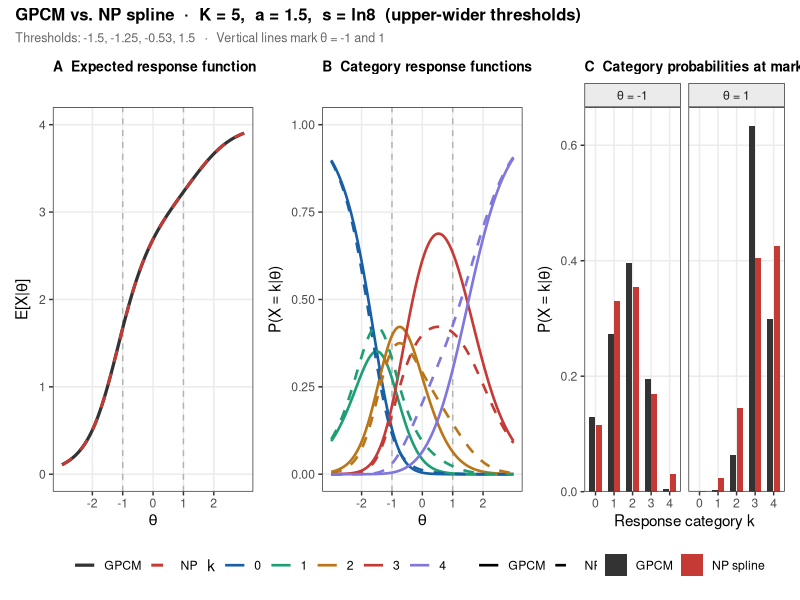

R code for this plot:
library(ggplot2)
library(patchwork)

# ── Parameters ────────────────────────────────────────────────────────────────
K      <- 5L
a      <- 1.5
s      <- log(8)          # upper-wider asymmetry
THETAS <- c(-1, 1)      # two highlighted ability values
theta_grid <- seq(-3, 3, by = 0.05)

COL_GPCM <- "#333333"
COL_NP   <- "#C53A35"
CAT_COLS <- c("#185FA5","#1D9E75","#BA7517","#C53A35","#7F77DD")

# ── Helpers ───────────────────────────────────────────────────────────────────
make_thresholds <- function(K, s) {
  n <- K - 1L; rng <- 3.0
  if (abs(s) < 1e-9 || n <= 2L)
    return(seq(-rng/2, rng/2, length.out = n))
  wi   <- exp(s * seq(0, n-2) / (n - 2))
  gaps <- wi / sum(wi) * rng
  b    <- cumsum(c(-rng/2, gaps[-length(gaps)]))
  c(b, b[n-1] + gaps[n-1])
}

gpcm_pr <- function(theta, a, b) {
  K  <- length(b) + 1L
  ln <- matrix(0, length(theta), K)
  for (k in seq_len(K-1)) ln[, k+1] <- ln[, k] + a*(theta - b[k])
  ln <- ln - apply(ln, 1, max)
  ex <- exp(ln); ex / rowSums(ex)
}

dbinom_mat <- function(p, K)
  outer(p, 0:(K-1), function(pp, k) dbinom(k, K-1, pp))

np_binom_pr <- function(theta, a, b, K) {
  gp   <- gpcm_pr(theta, a, b)
  emn  <- as.numeric(gp %*% 0:(K-1))
  phat <- pmin(pmax(emn / (K-1), 1e-10), 1-1e-10)
  dbinom_mat(phat, K)
}

erf <- function(pr, K) as.numeric(pr %*% 0:(K-1))

# ── Compute grid data ─────────────────────────────────────────────────────────
b  <- make_thresholds(K, s)
gp <- gpcm_pr(theta_grid, a, b)
np <- np_binom_pr(theta_grid, a, b, K)

grid_df <- data.frame(
  th   = theta_grid,
  erfG = erf(gp, K),
  erfN = erf(np, K)
)
for (k in 0:(K-1)) {
  grid_df[[paste0("crfG", k)]] <- gp[, k+1]
  grid_df[[paste0("crfN", k)]] <- np[, k+1]
}

# ── Point data at the two θ values ────────────────────────────────────────────
pt_rows <- lapply(THETAS, function(th) {
  gp_pt <- as.numeric(gpcm_pr(th, a, b))
  np_pt <- as.numeric(np_binom_pr(th, a, b, K))
  data.frame(
    theta = th,
    k     = factor(0:(K-1)),
    prob  = c(gp_pt, np_pt),
    model = rep(c("GPCM", "NP spline"), each = K)
  )
})
pt_df <- do.call(rbind, pt_rows)
pt_df$model <- factor(pt_df$model, levels = c("GPCM", "NP spline"))
pt_df$theta_lab <- factor(
  paste0("θ = ", pt_df$theta),
  levels = paste0("θ = ", THETAS)
)

# ── vline helper ──────────────────────────────────────────────────────────────
vlines <- data.frame(th = THETAS)

# ── Panel A: ERF ──────────────────────────────────────────────────────────────
pA <- ggplot(grid_df, aes(x = th)) +
  geom_vline(data = vlines, aes(xintercept = th),
             linetype = "dashed", colour = "grey70", linewidth = 0.5) +
  geom_line(aes(y = erfG, colour = "GPCM"),    linewidth = 1.1) +
  geom_line(aes(y = erfN, colour = "NP spline"), linewidth = 1.0,
            linetype = "dashed") +
  scale_colour_manual(values = c("GPCM" = COL_GPCM, "NP spline" = COL_NP),
                      name = NULL) +
  scale_x_continuous(breaks = -2:2) +
  scale_y_continuous(limits = c(0, K-1), breaks = 0:(K-1)) +
  labs(x = expression(theta), y = expression(E*"["*X*"|"*theta*"]"),
       title = "A  Expected response function") +
  theme_bw(base_size = 11) +
  theme(legend.position  = "bottom",
        panel.grid.minor = element_blank(),
        plot.title       = element_text(size = 10, face = "bold"))

# ── Panel B: CRF ──────────────────────────────────────────────────────────────
crf_long <- do.call(rbind, lapply(0:(K-1), function(k) {
  rbind(
    data.frame(th = theta_grid, prob = grid_df[[paste0("crfG", k)]],
               k = factor(k), model = "GPCM"),
    data.frame(th = theta_grid, prob = grid_df[[paste0("crfN", k)]],
               k = factor(k), model = "NP spline")
  )
}))
crf_long$model <- factor(crf_long$model, levels = c("GPCM", "NP spline"))

pB <- ggplot(crf_long, aes(x = th, y = prob, colour = k)) +
  geom_vline(data = vlines, aes(xintercept = th),
             linetype = "dashed", colour = "grey70", linewidth = 0.5,
             inherit.aes = FALSE) +
  geom_line(aes(linetype = model), linewidth = 0.9) +
  scale_colour_manual(values = CAT_COLS[seq_len(K)], name = "k") +
  scale_linetype_manual(values = c("GPCM" = "solid", "NP spline" = "dashed"),
                        name = NULL) +
  scale_x_continuous(breaks = -2:2) +
  scale_y_continuous(limits = c(0, 1)) +
  labs(x = expression(theta), y = expression(P*"("*X == k*"|"*theta*")"),
       title = "B  Category response functions") +
  guides(colour   = guide_legend(order = 1, nrow = 1),
         linetype = guide_legend(order = 2)) +
  theme_bw(base_size = 11) +
  theme(legend.position  = "bottom",
        panel.grid.minor = element_blank(),
        plot.title       = element_text(size = 10, face = "bold"))

# ── Panel C: bar chart of P(X=k|θ) at two θ values ───────────────────────────
pC <- ggplot(pt_df, aes(x = k, y = prob, fill = model)) +
  geom_col(position = position_dodge(width = 0.7), width = 0.65) +
  facet_wrap(~ theta_lab, ncol = 2) +
  scale_fill_manual(values = c("GPCM" = COL_GPCM, "NP spline" = COL_NP),
                    name = NULL) +
  scale_y_continuous(limits = c(0, NA), expand = expansion(mult = c(0, 0.05))) +
  labs(x = "Response category k",
       y = expression(P*"("*X == k*"|"*theta*")"),
       title = "C  Category probabilities at marked θ values") +
  theme_bw(base_size = 11) +
  theme(legend.position   = "bottom",
        panel.grid.minor  = element_blank(),
        strip.background  = element_rect(fill = "grey92"),
        plot.title        = element_text(size = 10, face = "bold"))

# ── Assemble ──────────────────────────────────────────────────────────────────
p_final <- (pA | pB | pC) +
  plot_annotation(
    title    = paste0("GPCM vs. NP spline  ·  K = ", K,
                      ",  a = ", a, ",  s = ln8  (upper-wider thresholds)"),
    subtitle = paste0("Thresholds: ", paste(round(b, 2), collapse = ", "),
                      "   ·   Vertical lines mark θ = ",
                      paste(THETAS, collapse = " and ")),
    theme = theme(plot.title    = element_text(size = 12, face = "bold"),
                  plot.subtitle = element_text(size = 9, colour = "grey40"))
  ) &
  theme(legend.justification = "center")

ggsave("/home/ben/Dropbox/Apps/Overleaf/binomial_model/fig_kl_category.pdf",
       p_final, width = 11, height = 4, device = cairo_pdf)
cat("saved fig_kl_category.pdf\n")
